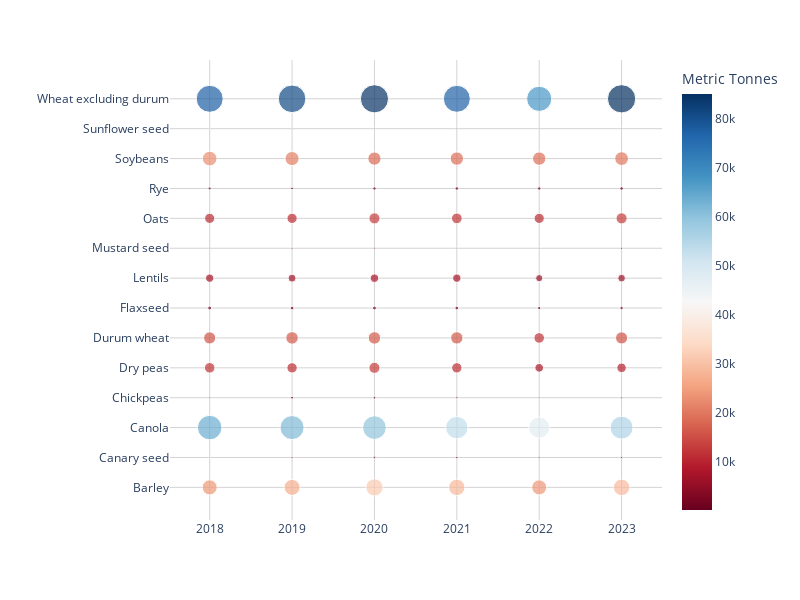

Here is the notebook cell this chart was saved with:
### Markdown cell above
# Diverging Color

Diverging color scales are appropriate for continuous data that has a natural midpoint

### Code cell
fig = px.scatter(
    df_grouped, y='Crop', x='Year', color='Metric_Tonnes', size='Metric_Tonnes',
    color_continuous_scale = px.colors.diverging.RdBu,
)
fig.update_layout(
        paper_bgcolor="white",
        plot_bgcolor="white",
    )
fig.update_yaxes(showgrid=True, gridwidth=1, gridcolor='LightGray')
fig.update_xaxes(showgrid=True, gridwidth=1, gridcolor='LightGray')
fig.update_coloraxes(colorbar=dict(title='Metric Tonnes'))
fig.update_yaxes(title="")
fig.update_xaxes(title='')
fig.update_layout(width=800, height=600)
fig.show()

### Figure 1 — Plotly figure (JSON) as saved in the notebook; plotly's stock layout.template omitted (floating-point values rounded to 4 significant figures)
{"data": [{"hovertemplate": "Year=%{x}<br>Crop=%{y}<br>Metric_Tonnes=%{marker.color}<extra></extra>", "legendgroup": "", "marker": {"color": [24160.0, 27140.0, 31510.0, 28470.0, 23960.0, 28870.0, 158.0, 491.0, 575.0, 577.0, 413.0, 430.0, 63640.0, 61360.0, 59310.0, 53220.0, 47190.0, 55720.0, 311.0, 874.0, 718.0, 519.0, 310.0, 398.0, 11800.0, 11400.0, 13070.0, 11430.0, 7911.0, 9455.0, 15710.0, 16590.0, 16600.0, 16170.0, 11850.0, 15620.0, 1602.0, 1470.0, 1550.0, 1493.0, 1147.0, 1219.0, 7308.0, 6766.0, 7632.0, 7330.0, 5489.0, 6273.0, 174.0, 483.0, 370.0, 260.0, 282.0, 495.0, 10900.0, 11100.0, 13030.0, 12050.0, 11020.0, 13090.0, 918.0, 805.0, 1154.0, 1348.0, 1264.0, 1398.0, 22850.0, 20980.0, 18650.0, 18940.0, 18990.0, 20070.0, 57.0, 177.0, 227.0, 277.0, 234.0, 260.0, 77400.0, 80790.0, 84170.0, 77120.0, 67320.0, 85000.0], "coloraxis": "coloraxis", "size": [24160.0, 27140.0, 31510.0, 28470.0, 23960.0, 28870.0, 158.0, 491.0, 575.0, 577.0, 413.0, 430.0, 63640.0, 61360.0, 59310.0, 53220.0, 47190.0, 55720.0, 311.0, 874.0, 718.0, 519.0, 310.0, 398.0, 11800.0, 11400.0, 13070.0, 11430.0, 7911.0, 9455.0, 15710.0, 16590.0, 16600.0, 16170.0, 11850.0, 15620.0, 1602.0, 1470.0, 1550.0, 1493.0, 1147.0, 1219.0, 7308.0, 6766.0, 7632.0, 7330.0, 5489.0, 6273.0, 174.0, 483.0, 370.0, 260.0, 282.0, 495.0, 10900.0, 11100.0, 13030.0, 12050.0, 11020.0, 13090.0, 918.0, 805.0, 1154.0, 1348.0, 1264.0, 1398.0, 22850.0, 20980.0, 18650.0, 18940.0, 18990.0, 20070.0, 57.0, 177.0, 227.0, 277.0, 234.0, 260.0, 77400.0, 80790.0, 84170.0, 77120.0, 67320.0, 85000.0], "sizemode": "area", "sizeref": 212.5, "symbol": "circle"}, "mode": "markers", "name": "", "orientation": "v", "showlegend": false, "type": "scatter", "x": ["2018", "2019", "2020", "2021", "2022", "2023", "2018", "2019", "2020", "2021", "2022", "2023", "2018", "2019", "2020", "2021", "2022", "2023", "2018", "2019", "2020", "2021", "2022", "2023", "2018", "2019", "2020", "2021", "2022", "2023", "2018", "2019", "2020", "2021", "2022", "2023", "2018", "2019", "2020", "2021", "2022", "2023", "2018", "2019", "2020", "2021", "2022", "2023", "2018", "2019", "2020", "2021", "2022", "2023", "2018", "2019", "2020", "2021", "2022", "2023", "2018", "2019", "2020", "2021", "2022", "2023", "2018", "2019", "2020", "2021", "2022", "2023", "2018", "2019", "2020", "2021", "2022", "2023", "2018", "2019", "2020", "2021", "2022", "2023"], "xaxis": "x", "y": ["Barley", "Barley", "Barley", "Barley", "Barley", "Barley", "Canary seed", "Canary seed", "Canary seed", "Canary seed", "Canary seed", "Canary seed", "Canola", "Canola", "Canola", "Canola", "Canola", "Canola", "Chickpeas", "Chickpeas", "Chickpeas", "Chickpeas", "Chickpeas", "Chickpeas", "Dry peas", "Dry peas", "Dry peas", "Dry peas", "Dry peas", "Dry peas", "Durum wheat", "Durum wheat", "Durum wheat", "Durum wheat", "Durum wheat", "Durum wheat", "Flaxseed", "Flaxseed", "Flaxseed", "Flaxseed", "Flaxseed", "Flaxseed", "Lentils", "Lentils", "Lentils", "Lentils", "Lentils", "Lentils", "Mustard seed", "Mustard seed", "Mustard seed", "Mustard seed", "Mustard seed", "Mustard seed", "Oats", "Oats", "Oats", "Oats", "Oats", "Oats", "Rye", "Rye", "Rye", "Rye", "Rye", "Rye", "Soybeans", "Soybeans", "Soybeans", "Soybeans", "Soybeans", "Soybeans", "Sunflower seed", "Sunflower seed", "Sunflower seed", "Sunflower seed", "Sunflower seed", "Sunflower seed", "Wheat excluding durum", "Wheat excluding durum", "Wheat excluding durum", "Wheat excluding durum", "Wheat excluding durum", "Wheat excluding durum"], "yaxis": "y"}], "layout": {"coloraxis": {"colorbar": {"title": {"text": "Metric Tonnes"}}, "colorscale": [[0, "rgb(103,0,31)"], [0.1, "rgb(178,24,43)"], [0.2, "rgb(214,96,77)"], [0.3, "rgb(244,165,130)"], [0.4, "rgb(253,219,199)"], [0.5, "rgb(247,247,247)"], [0.6, "rgb(209,229,240)"], [0.7, "rgb(146,197,222)"], [0.8, "rgb(67,147,195)"], [0.9, "rgb(33,102,172)"], [1, "rgb(5,48,97)"]]}, "height": 600, "legend": {"itemsizing": "constant", "tracegroupgap": 0}, "margin": {"t": 60}, "paper_bgcolor": "white", "plot_bgcolor": "white", "width": 800, "xaxis": {"anchor": "y", "domain": [0, 1], "gridcolor": "LightGray", "gridwidth": 1, "showgrid": true, "title": {"text": ""}}, "yaxis": {"anchor": "x", "domain": [0, 1], "gridcolor": "LightGray", "gridwidth": 1, "showgrid": true, "title": {"text": ""}}}}
